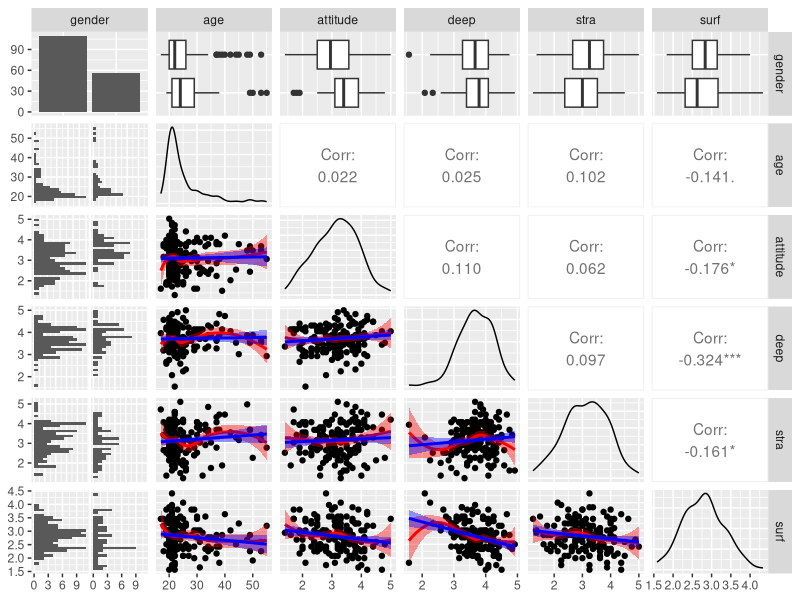
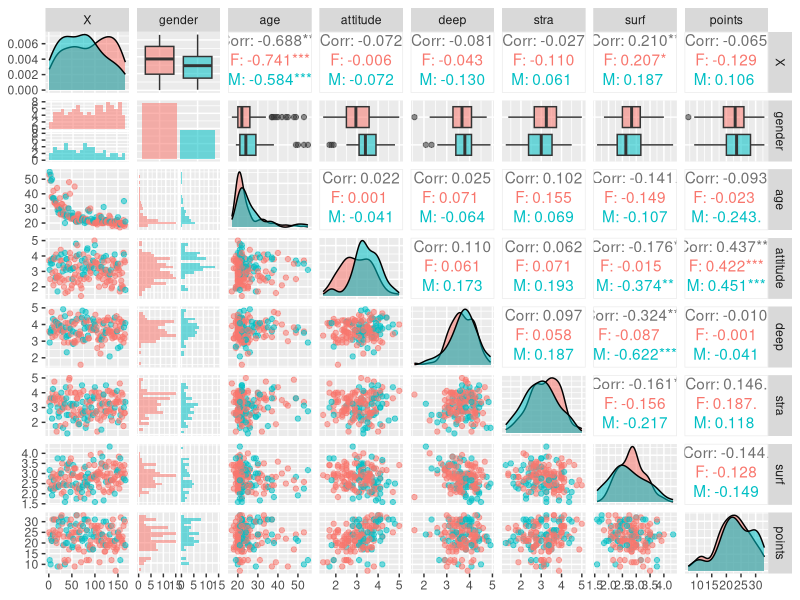

Source code (R) for these figures, in order:
## ---- chunk 1
learn2014 <- read.csv(file = "data/learn2014.csv")
require(GGally)
require(ggplot2)

#This function enables running linear regression to each parameter combination and comparison with loess (locally weighted scatterplot smoothing) to observe non-linear relationships between parameters, and their correlation for ggplot2 and GGally packages.
my_fn <- function(data, mapping, ...){
  p <- ggplot(data = data, mapping = mapping) +
    geom_point() +
    geom_smooth(method=loess, fill="red", color="red", ...) +
    geom_smooth(method=lm, fill="blue", color="blue", ...)
  p
}
g = ggpairs(learn2014,columns = c(2:7), lower = list(continuous = my_fn))
g
# Here we can see that combined parameters don't have high correlation between each other, and parameters compared to points, show linear positive relationship other than age and surf. Sex is excluded in this picture.
#Distributions of data look normally distritubed, at least roughly. Age is not normally distributed, perhaps it could be poisson distribution.
p <-ggpairs(learn2014, mapping = aes(col = gender, alpha = 0.3), lower = list(combo = wrap("facethist", bins = 20)))
p
#Sex seems to affect attitude the most however these differences look rather small.



